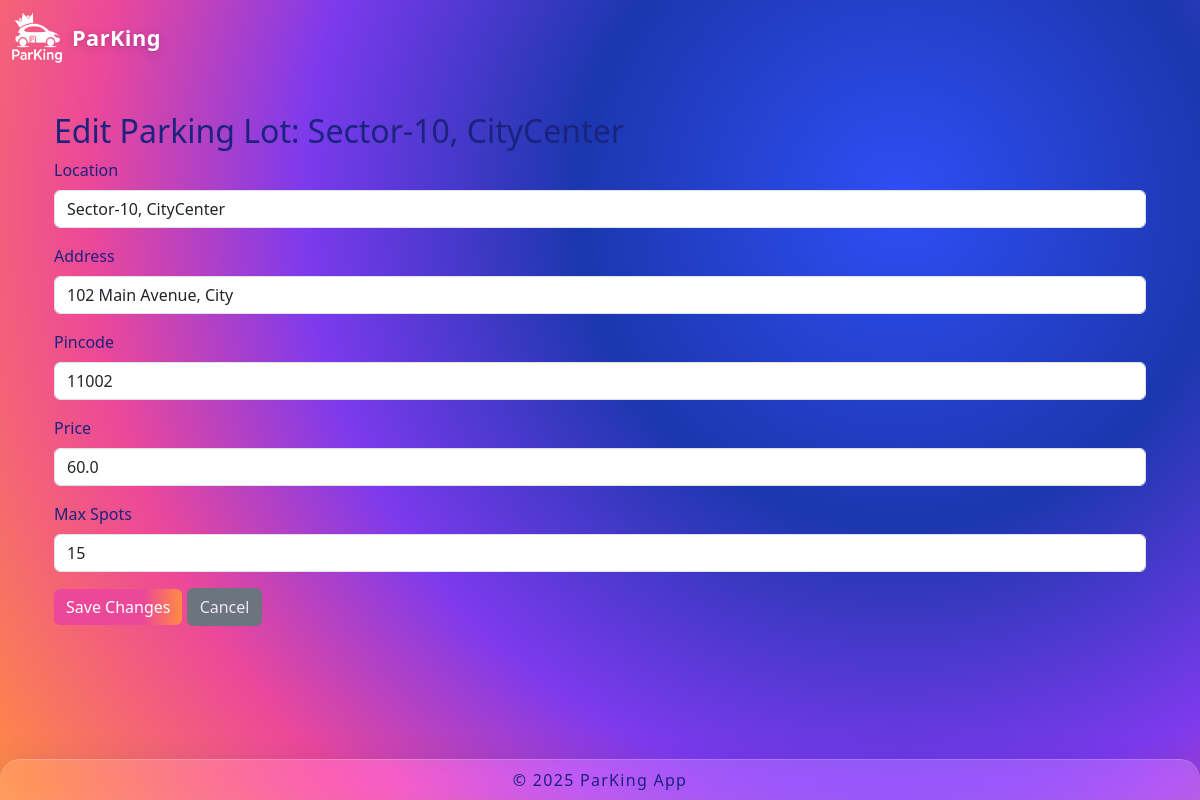
The app's page /admin/lot/2/edit (signed in), older data.
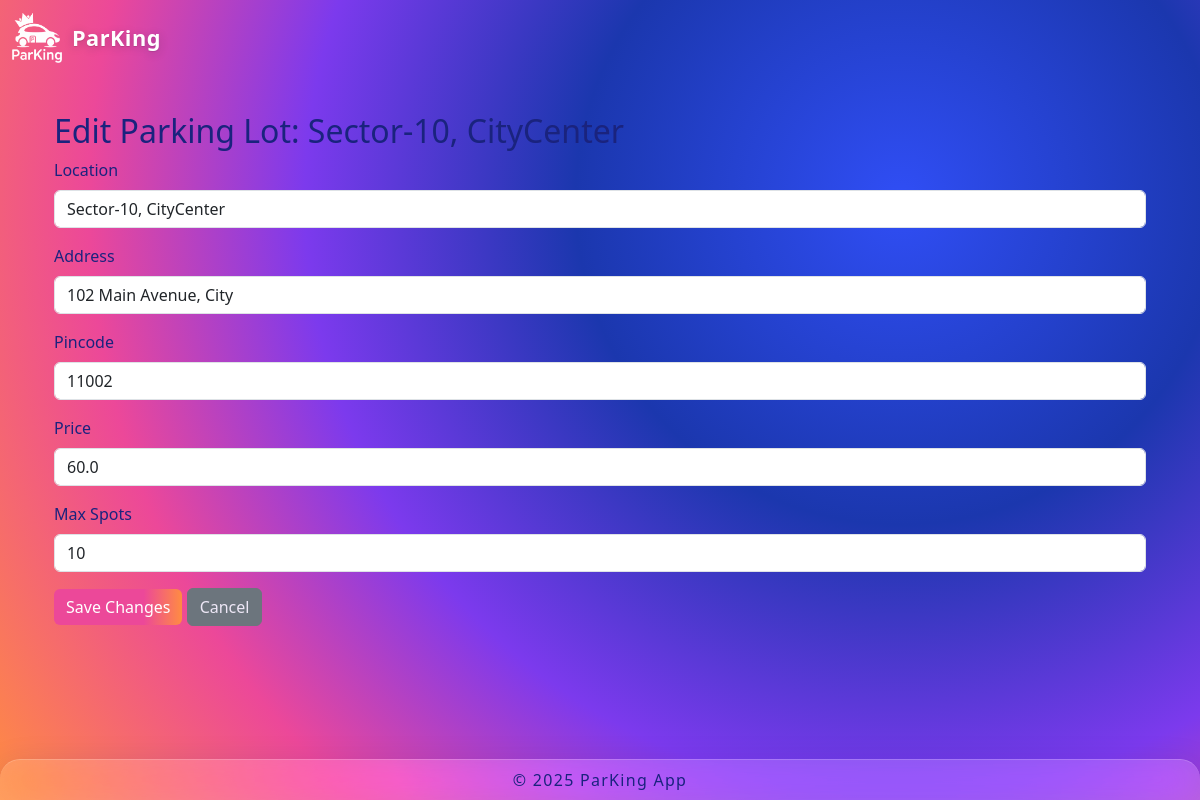
The same page, newer data.
### controllers/database.py (models this page shows)
class ParkingLot(db.Model):
    id = db.Column(db.Integer, primary_key=True)        # Primary key column is `id`
    location = db.Column(db.String(120), nullable=False)
    prices = db.Column(db.Float, nullable=False)
    address = db.Column(db.String(200), nullable=False)
    pincode = db.Column(db.String(10), nullable=False)
    max_spots = db.Column(db.Integer, nullable=False)
    spots = db.relationship('ParkingSpot', backref='parking_lot', lazy=True)

### app.py (the view, shortened to what this page needs)
@app.route('/admin/lot/<int:lot_id>/edit', methods=['GET', 'POST'])
def admin_edit_lot(lot_id):
    if 'admin_id' not in session:
        flash('Please login as admin.', 'danger')
        return redirect(url_for('admin_login'))
    lot = ParkingLot.query.get_or_404(lot_id)
    return render_template('admin_edit_lot.html', lot=lot)

### templates/admin_edit_lot.html
{% extends "layout.html" %}
{% block content %}
<div class="container py-4">
  <h2>Edit Parking Lot: {{ lot.location }}</h2>
  <form method="POST">
    <div class="mb-3">
      <label for="location" class="form-label">Location</label>
      <input type="text" name="location" id="location" class="form-control" value="{{ lot.location }}" required>
    </div>
    <div class="mb-3">
      <label for="address" class="form-label">Address</label>
      <input type="text" name="address" id="address" class="form-control" value="{{ lot.address }}" required>
    </div>
    <div class="mb-3">
      <label for="pincode" class="form-label">Pincode</label>
      <input type="text" name="pincode" id="pincode" class="form-control" value="{{ lot.pincode }}" required>
    </div>
    <div class="mb-3">
      <label for="prices" class="form-label">Price</label>
      <input type="number" step="0.01" name="prices" id="prices" class="form-control" value="{{ lot.prices }}" required>
    </div>
    <div class="mb-3">
      <label for="max_spots" class="form-label">Max Spots</label>
      <input type="number" name="max_spots" id="max_spots" class="form-control" value="{{ lot.max_spots }}" required min="1">
    </div>
    <button type="submit" class="btn btn-primary">Save Changes</button>
    <a href="{{ url_for('admin_dashboard') }}" class="btn btn-secondary">Cancel</a>
  </form>
</div>
{% endblock %}

Row changes from the older to the newer data that the page shows:
changed ParkingLot "Sector-10, CityCenter": max_spots "15" → "10"
